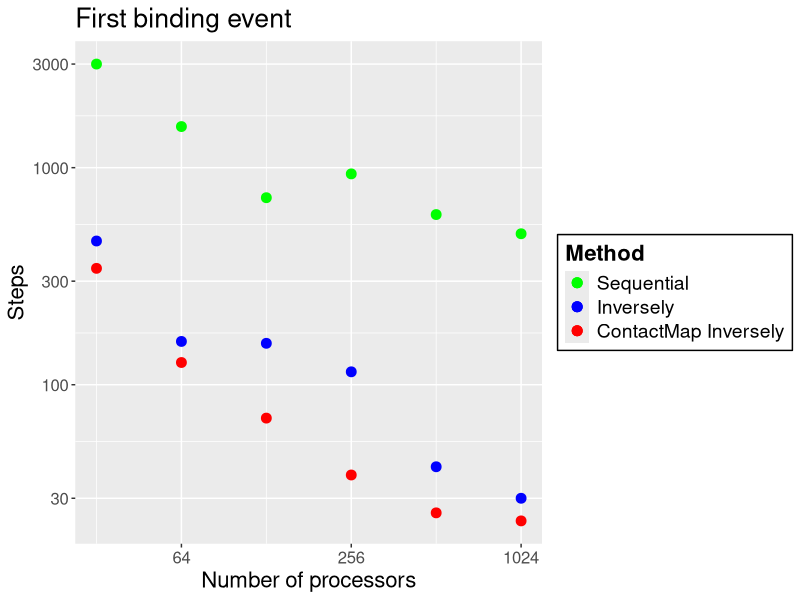
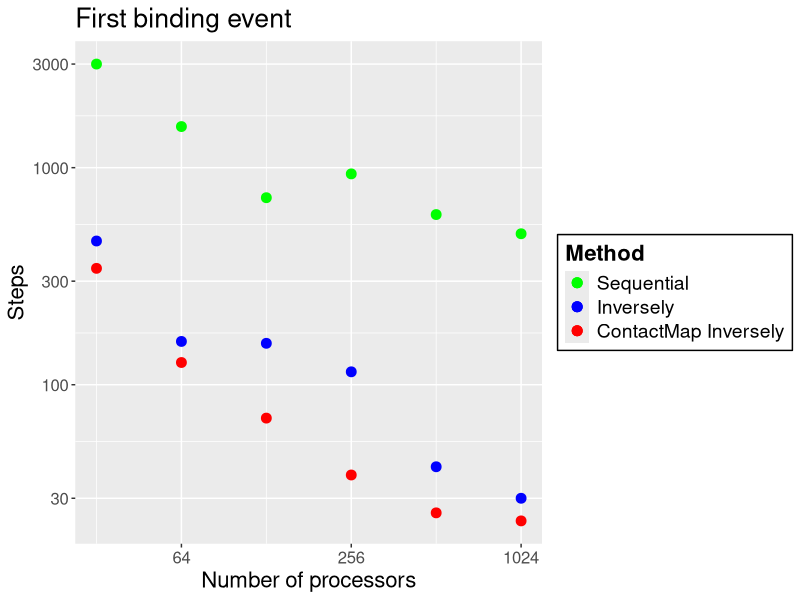

These figures' R source, in order:
library(ggplot2)
library(scales)
nproc = 2**seq(5,10)
meansSeq = c(3000,	1546,	727,	936,	608,	496)
errorSeq = c(2000,	1591,	319,	499,	298,	307)
fillSeq = rep("seq", times=6)
meansInv = c(459.3,	158.3,	155.2,	114.7,	41.9,	30)
errorInv = c(274.62,	89.83,	132.93,	57.69,	17.45, 8.81)
fillInv = rep("inv", times=6)
meansCM = c(343.7,	126.6,	70.2,	38.4,	25.7,	23.6)
errorCM = c(226.69,	53.79,	50.8,	13.51, 5.69,	2.87)
fillCM = rep("cm", times=6)
errorCorrectedSeq = meansSeq-errorSeq
errorCorrectedSeq[2] = 1
errorCorrected = meansInv-errorInv
dd <- data.frame(nproc, meansSeq, meansInv, meansCM, errorCorrected, errorSeq, errorInv,errorCM, fillSeq, fillInv, fillCM)

ggplot(dd) +
  #geom_ribbon(aes(ymax=meansSeq+errorSeq, ymin = errorCorrectedSeq, x=nproc),fill="red", alpha=0.4)+
  #geom_ribbon(aes(ymax=meansInv+errorInv, ymin = errorCorrected, x=nproc), fill = "blue", alpha=0.2)+
  #geom_ribbon(aes(ymax=meansCM+errorCM, ymin = meansCM-errorCM, x=nproc), fill = "green", alpha=0.5)+
  geom_point(aes(nproc, meansSeq, colour=fillSeq), size = 3, show.legend = TRUE ) +
  geom_point(aes(nproc, meansInv, colour=fillInv), size = 3, show.legend = TRUE ) +
  geom_point(aes(nproc, meansCM, colour=fillCM), size = 3, show.legend = TRUE) +
  # coord_trans(x="log2", y="log10")
  # show exponents
  scale_x_continuous(trans = log2_trans())+
  # breaks = trans_breaks("log2", function(x) 2^x), 
  # labels = trans_format("log2", math_format(2^.x))) +
  scale_y_continuous(trans = log10_trans())+
  # breaks = trans_breaks("log10", function(x) 10^x),
  # labels = trans_format("log10", math_format(10^.x)))
  guides(colour=guide_legend(title="Method"))+
  guides(fill=FALSE)+
  #guides(alpha=FALSE)+
  # guides(size=FALSE)+
  scale_colour_manual(name="Method",
                      breaks=c("seq", "inv", "cm"),
                      values = c("green", "blue", "red"),
                      labels=c("Sequential", "Inversely", "ContactMap Inversely"))+
  labs(title = "First binding event",
       y = "Steps", x = "Number of processors") +
  theme(title = element_text(size=16))+
  theme(legend.text = element_text(size=14)) +
  theme(axis.text = element_text(size=12))+
  theme(legend.title = element_text(face="bold"))+
  theme(legend.background = element_rect(colour = "black")) 

ggsave("plotPR.png",device="png", width = 20, height = 10, units = "cm", dpi=300)